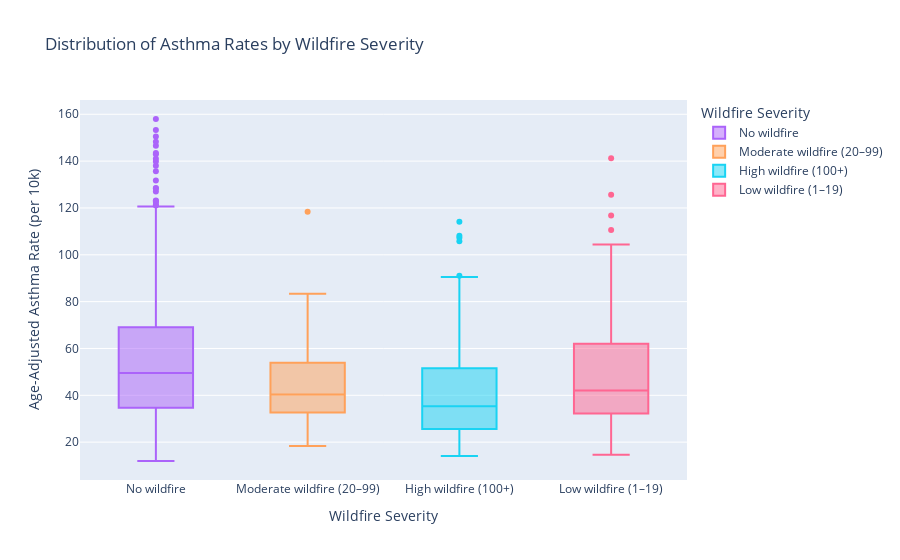

Here is the notebook cell this chart was saved with:
### Code cell
# Box Plot to show distribution of Asthma Rates
fig_box = px.box(
    box_plot_df,
    x="exposure_cat",
    y="mean_age_adj_rate",
    color="exposure_cat",
    title="Distribution of Asthma Rates by Wildfire Severity",
    labels={
        "exposure_cat": "Wildfire Severity",
        "mean_age_adj_rate": "Age-Adjusted Asthma Rate (per 10k)"
    },
    category_orders={"exposure_cat": ["Low wildfire", "Moderate wildfire", "High wildfire", "No wildfire"]}
)
fig_box.show()

### Figure 1 — Plotly figure (JSON) as saved in the notebook; plotly's stock layout.template omitted (floating-point values rounded to 4 significant figures; data arrays with more than 128 entries replaced by an {"elided": "..."} marker saying what was removed)
{"data": [{"alignmentgroup": "True", "hovertemplate": "Wildfire Severity=%{x}<br>Age-Adjusted Asthma Rate (per 10k)=%{y}<extra></extra>", "legendgroup": "No wildfire", "marker": {"color": "#ab63fa"}, "name": "No wildfire", "notched": false, "offsetgroup": "No wildfire", "orientation": "v", "showlegend": true, "type": "box", "x": {"elided": "745 str values"}, "x0": " ", "xaxis": "x", "y": {"elided": "745 float values"}, "y0": " ", "yaxis": "y"}, {"alignmentgroup": "True", "hovertemplate": "Wildfire Severity=%{x}<br>Age-Adjusted Asthma Rate (per 10k)=%{y}<extra></extra>", "legendgroup": "Moderate wildfire (20–99)", "marker": {"color": "#FFA15A"}, "name": "Moderate wildfire (20–99)", "notched": false, "offsetgroup": "Moderate wildfire (20–99)", "orientation": "v", "showlegend": true, "type": "box", "x": ["Moderate wildfire (20–99)", "Moderate wildfire (20–99)", "Moderate wildfire (20–99)", "Moderate wildfire (20–99)", "Moderate wildfire (20–99)", "Moderate wildfire (20–99)", "Moderate wildfire (20–99)", "Moderate wildfire (20–99)", "Moderate wildfire (20–99)", "Moderate wildfire (20–99)", "Moderate wildfire (20–99)", "Moderate wildfire (20–99)", "Moderate wildfire (20–99)", "Moderate wildfire (20–99)", "Moderate wildfire (20–99)", "Moderate wildfire (20–99)", "Moderate wildfire (20–99)", "Moderate wildfire (20–99)", "Moderate wildfire (20–99)", "Moderate wildfire (20–99)", "Moderate wildfire (20–99)", "Moderate wildfire (20–99)", "Moderate wildfire (20–99)", "Moderate wildfire (20–99)", "Moderate wildfire (20–99)", "Moderate wildfire (20–99)", "Moderate wildfire (20–99)", "Moderate wildfire (20–99)", "Moderate wildfire (20–99)", "Moderate wildfire (20–99)", "Moderate wildfire (20–99)", "Moderate wildfire (20–99)", "Moderate wildfire (20–99)", "Moderate wildfire (20–99)", "Moderate wildfire (20–99)", "Moderate wildfire (20–99)", "Moderate wildfire (20–99)", "Moderate wildfire (20–99)", "Moderate wildfire (20–99)", "Moderate wildfire (20–99)", "Moderate wildfire (20–99)", "Moderate wildfire (20–99)", "Moderate wildfire (20–99)", "Moderate wildfire (20–99)", "Moderate wildfire (20–99)", "Moderate wildfire (20–99)", "Moderate wildfire (20–99)", "Moderate wildfire (20–99)", "Moderate wildfire (20–99)", "Moderate wildfire (20–99)", "Moderate wildfire (20–99)", "Moderate wildfire (20–99)", "Moderate wildfire (20–99)", "Moderate wildfire (20–99)", "Moderate wildfire (20–99)", "Moderate wildfire (20–99)", "Moderate wildfire (20–99)", "Moderate wildfire (20–99)", "Moderate wildfire (20–99)", "Moderate wildfire (20–99)", "Moderate wildfire (20–99)"], "x0": " ", "xaxis": "x", "y": [35.16, 63.68, 27.45, 60.92, 35.0, 76.4, 38.19, 67.02, 31.76, 65.79, 25.42, 35.7, 33.64, 53.6, 20.93, 49.98, 20.44, 50.94, 40.77, 66.17, 80.81, 118.3, 35.9, 53.13, 34.19, 54.82, 21.61, 48.8, 22.96, 47.6, 33.1, 57.7, 50.1, 76.55, 37.82, 47.83, 19.45, 53.05, 58.6, 25.0, 65.65, 44.23, 38.24, 42.07, 24.9, 31.7, 18.35, 32.9, 51.88, 83.4, 23.27, 58.5, 19.6, 37.73, 39.4, 36.4, 42.5, 22.9, 36.3, 40.3, 47.65], "y0": " ", "yaxis": "y"}, {"alignmentgroup": "True", "hovertemplate": "Wildfire Severity=%{x}<br>Age-Adjusted Asthma Rate (per 10k)=%{y}<extra></extra>", "legendgroup": "High wildfire (100+)", "marker": {"color": "#19d3f3"}, "name": "High wildfire (100+)", "notched": false, "offsetgroup": "High wildfire (100+)", "orientation": "v", "showlegend": true, "type": "box", "x": {"elided": "130 str values"}, "x0": " ", "xaxis": "x", "y": {"elided": "130 float values"}, "y0": " ", "yaxis": "y"}, {"alignmentgroup": "True", "hovertemplate": "Wildfire Severity=%{x}<br>Age-Adjusted Asthma Rate (per 10k)=%{y}<extra></extra>", "legendgroup": "Low wildfire (1–19)", "marker": {"color": "#FF6692"}, "name": "Low wildfire (1–19)", "notched": false, "offsetgroup": "Low wildfire (1–19)", "orientation": "v", "showlegend": true, "type": "box", "x": ["Low wildfire (1–19)", "Low wildfire (1–19)", "Low wildfire (1–19)", "Low wildfire (1–19)", "Low wildfire (1–19)", "Low wildfire (1–19)", "Low wildfire (1–19)", "Low wildfire (1–19)", "Low wildfire (1–19)", "Low wildfire (1–19)", "Low wildfire (1–19)", "Low wildfire (1–19)", "Low wildfire (1–19)", "Low wildfire (1–19)", "Low wildfire (1–19)", "Low wildfire (1–19)", "Low wildfire (1–19)", "Low wildfire (1–19)", "Low wildfire (1–19)", "Low wildfire (1–19)", "Low wildfire (1–19)", "Low wildfire (1–19)", "Low wildfire (1–19)", "Low wildfire (1–19)", "Low wildfire (1–19)", "Low wildfire (1–19)", "Low wildfire (1–19)", "Low wildfire (1–19)", "Low wildfire (1–19)", "Low wildfire (1–19)", "Low wildfire (1–19)", "Low wildfire (1–19)", "Low wildfire (1–19)", "Low wildfire (1–19)", "Low wildfire (1–19)", "Low wildfire (1–19)", "Low wildfire (1–19)", "Low wildfire (1–19)", "Low wildfire (1–19)", "Low wildfire (1–19)", "Low wildfire (1–19)", "Low wildfire (1–19)", "Low wildfire (1–19)", "Low wildfire (1–19)", "Low wildfire (1–19)", "Low wildfire (1–19)", "Low wildfire (1–19)", "Low wildfire (1–19)", "Low wildfire (1–19)", "Low wildfire (1–19)", "Low wildfire (1–19)", "Low wildfire (1–19)", "Low wildfire (1–19)", "Low wildfire (1–19)", "Low wildfire (1–19)", "Low wildfire (1–19)", "Low wildfire (1–19)", "Low wildfire (1–19)", "Low wildfire (1–19)", "Low wildfire (1–19)", "Low wildfire (1–19)", "Low wildfire (1–19)", "Low wildfire (1–19)", "Low wildfire (1–19)", "Low wildfire (1–19)", "Low wildfire (1–19)", "Low wildfire (1–19)", "Low wildfire (1–19)", "Low wildfire (1–19)", "Low wildfire (1–19)", "Low wildfire (1–19)", "Low wildfire (1–19)", "Low wildfire (1–19)", "Low wildfire (1–19)", "Low wildfire (1–19)", "Low wildfire (1–19)", "Low wildfire (1–19)", "Low wildfire (1–19)", "Low wildfire (1–19)", "Low wildfire (1–19)", "Low wildfire (1–19)", "Low wildfire (1–19)", "Low wildfire (1–19)", "Low wildfire (1–19)", "Low wildfire (1–19)", "Low wildfire (1–19)", "Low wildfire (1–19)", "Low wildfire (1–19)", "Low wildfire (1–19)", "Low wildfire (1–19)", "Low wildfire (1–19)", "Low wildfire (1–19)", "Low wildfire (1–19)", "Low wildfire (1–19)", "Low wildfire (1–19)", "Low wildfire (1–19)", "Low wildfire (1–19)", "Low wildfire (1–19)", "Low wildfire (1–19)", "Low wildfire (1–19)", "Low wildfire (1–19)", "Low wildfire (1–19)", "Low wildfire (1–19)", "Low wildfire (1–19)", "Low wildfire (1–19)", "Low wildfire (1–19)", "Low wildfire (1–19)", "Low wildfire (1–19)", "Low wildfire (1–19)", "Low wildfire (1–19)", "Low wildfire (1–19)", "Low wildfire (1–19)", "Low wildfire (1–19)", "Low wildfire (1–19)"], "x0": " ", "xaxis": "x", "y": [57.28, 83.37, 53.98, 37.4, 82.0, 40.77, 92.17, 39.12, 68.43, 37.12, 53.45, 42.8, 141.3, 21.7, 65.9, 46.15, 54.5, 76.87, 71.34, 50.56, 89.74, 53.26, 110.6, 33.12, 116.7, 38.28, 64.11, 25.38, 57.51, 44.25, 65.1, 51.8, 84.8, 104.4, 41.12, 71.92, 37.57, 29.52, 49.4, 125.6, 62.0, 38.0, 78.8, 58.45, 82.8, 21.02, 43.1, 32.24, 39.52, 28.52, 47.04, 90.3, 53.12, 59.6, 49.17, 68.3, 37.62, 45.8, 38.26, 37.57, 101.2, 90.03, 48.08, 66.9, 25.49, 54.71, 30.41, 32.61, 51.25, 46.6, 69.0, 23.19, 45.28, 31.24, 45.4, 23.44, 21.55, 39.5, 31.87, 39.81, 33.16, 38.4, 25.8, 17.47, 20.7, 25.1, 37.5, 28.22, 62.88, 24.33, 34.73, 15.89, 30.72, 14.58, 22.38, 25.3, 39.0, 32.25, 36.3, 41.27, 23.3, 38.77, 30.87, 97.15, 27.16, 50.83, 18.13, 33.9, 33.92, 60.32, 20.1, 67.1, 32.9, 59.15], "y0": " ", "yaxis": "y"}], "layout": {"boxmode": "overlay", "legend": {"title": {"text": "Wildfire Severity"}, "tracegroupgap": 0}, "title": {"text": "Distribution of Asthma Rates by Wildfire Severity"}, "xaxis": {"anchor": "y", "categoryarray": ["Low wildfire", "Moderate wildfire", "High wildfire", "No wildfire", "Moderate wildfire (20–99)", "High wildfire (100+)", "Low wildfire (1–19)"], "categoryorder": "array", "domain": [0, 1], "title": {"text": "Wildfire Severity"}}, "yaxis": {"anchor": "x", "domain": [0, 1], "title": {"text": "Age-Adjusted Asthma Rate (per 10k)"}}}}
